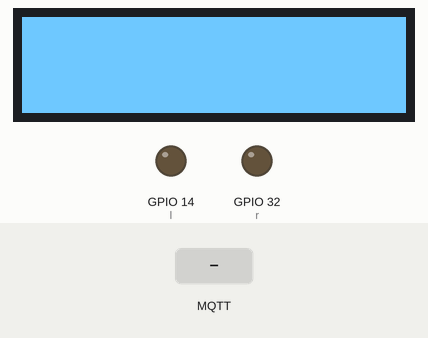
A sketch run on a simulated ESP32. Shown: 128×32 one-colour display, output pins drawn as LEDs (lit = HIGH). The test bench sets the inputs (shaded band). WiFi joins after 1.5 s; servers stay silent unless stated; no MQTT or app messages arrive unless stated; what the sketch prints to the serial monitor is not drawn.

Above: at 2.8 s.
2.9 s: MQTT message "m0" arrives on the first subscribed topic
At 3.5 s:
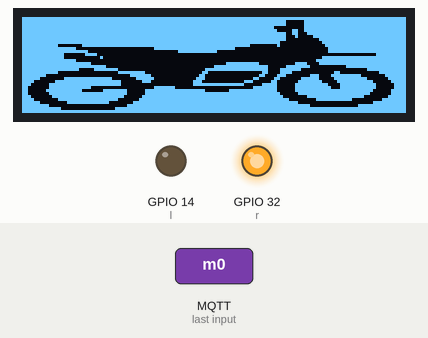
4.4 s: MQTT message "c1" arrives on the first subscribed topic
At 4.7 s:
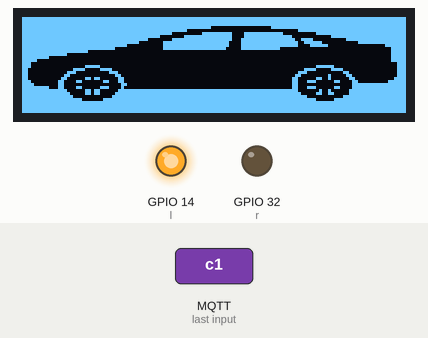
5.9 s: MQTT message "p0" arrives on the first subscribed topic
At 7.0 s:
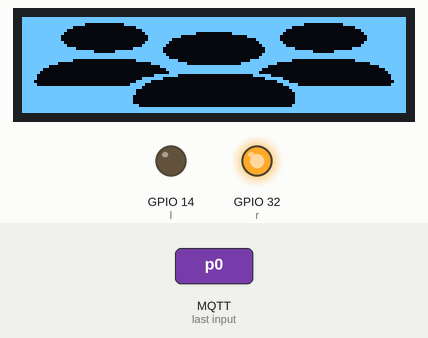
7.4 s: MQTT message "d0" arrives on the first subscribed topic
At 8.2 s:
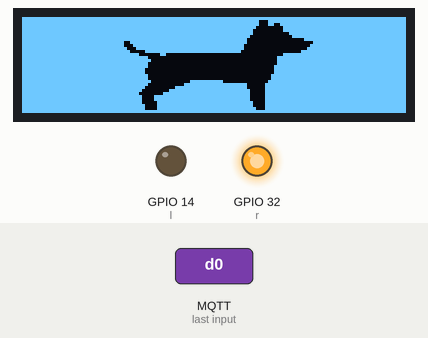
8.9 s: MQTT message "1" arrives on the first subscribed topic
At 9.3 s:
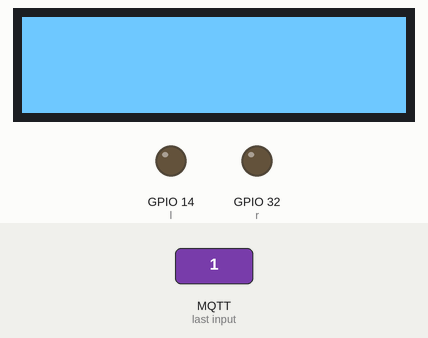
10.4 s: MQTT message "m1" arrives on the first subscribed topic
At 11.7 s:
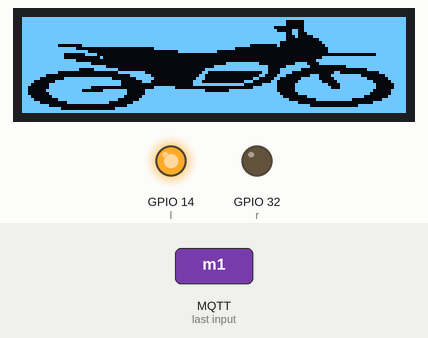
Timing chart, 0 to 12.9 s (numbered marks = the images above; inputs shaded):
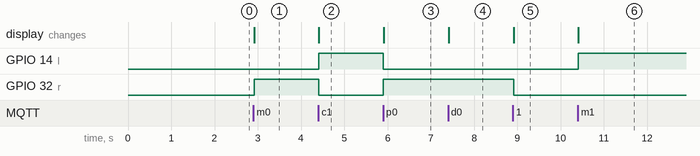

Measured:
- after the input at 2.9 s, GPIO 32 (r): LOW → HIGH at once; the display: first differs from a run without the input at once (image 1)
- after the input at 4.4 s, GPIO 14 (l): LOW → HIGH at once; GPIO 32 (r): HIGH → LOW at once; the display: changes at once (image 2)
- after the input at 5.9 s, GPIO 14 (l): HIGH → LOW at once; GPIO 32 (r): LOW → HIGH at once; the display: changes at once (image 3)
- after the input at 7.4 s, the display: changes at once (image 4)
- after the input at 8.9 s, GPIO 32 (r): HIGH → LOW at once; the display: first differs from a run without the input at once (image 5)
- after the input at 10.4 s, GPIO 14 (l): LOW → HIGH at once; the display: changes at once (image 6)

The sketch:

DisplayMQTT.ino
```cpp
// Libraries

#include <WiFi.h>
#include <PubSubClient.h>
#include <SPI.h>
#include <Wire.h>
#include <Adafruit_GFX.h>
#include <Adafruit_SSD1306.h>

// Constant Definitions

#define SCREEN_WIDTH 128 // OLED display width, in pixels
#define SCREEN_HEIGHT 32 // OLED display height, in pixels
#define r 32             // Right LED
#define l 14             // Left LED

// Declaration for an SSD1306 display connected to I2C (SDA, SCL pins)
#define OLED_RESET    -1  // Reset pin # (or -1 if sharing Arduino reset pin)
#define LOGO_HEIGHT   32  // LOGO height, in pixels
#define LOGO_WIDTH    128 // LOGO width, in pixels

// WiFi Credentials
const char* ssid = "YOURSSID";
const char* password = "YOURPASSWORD";
// MQTT Credentials
const char* mqttServer = "192.168.xxx.xxx"; // MQTT IP ADDRESS
const int mqttPort = 1883; //Your port number

// Vars

char payload[512];

// Symbols

// White Screen
const unsigned char w [] PROGMEM = {
  0xff, 0xff, 0xff, 0xff, 0xff, 0xff, 0xff, 0xff, 0xff, 0xff, 0xff, 0xff, 0xff, 0xff, 0xff, 0xff,
  0xff, 0xff, 0xff, 0xff, 0xff, 0xff, 0xff, 0xff, 0xff, 0xff, 0xff, 0xff, 0xff, 0xff, 0xff, 0xff,
  0xff, 0xff, 0xff, 0xff, 0xff, 0xff, 0xff, 0xff, 0xff, 0xff, 0xff, 0xff, 0xff, 0xff, 0xff, 0xff,
  0xff, 0xff, 0xff, 0xff, 0xff, 0xff, 0xff, 0xff, 0xff, 0xff, 0xff, 0xff, 0xff, 0xff, 0xff, 0xff,
  0xff, 0xff, 0xff, 0xff, 0xff, 0xff, 0xff, 0xff, 0xff, 0xff, 0xff, 0xff, 0xff, 0xff, 0xff, 0xff,
  0xff, 0xff, 0xff, 0xff, 0xff, 0xff, 0xff, 0xff, 0xff, 0xff, 0xff, 0xff, 0xff, 0xff, 0xff, 0xff,
  0xff, 0xff, 0xff, 0xff, 0xff, 0xff, 0xff, 0xff, 0xff, 0xff, 0xff, 0xff, 0xff, 0xff, 0xff, 0xff,
  0xff, 0xff, 0xff, 0xff, 0xff, 0xff, 0xff, 0xff, 0xff, 0xff, 0xff, 0xff, 0xff, 0xff, 0xff, 0xff,
  0xff, 0xff, 0xff, 0xff, 0xff, 0xff, 0xff, 0xff, 0xff, 0xff, 0xff, 0xff, 0xff, 0xff, 0xff, 0xff,
  0xff, 0xff, 0xff, 0xff, 0xff, 0xff, 0xff, 0xff, 0xff, 0xff, 0xff, 0xff, 0xff, 0xff, 0xff, 0xff,
  0xff, 0xff, 0xff, 0xff, 0xff, 0xff, 0xff, 0xff, 0xff, 0xff, 0xff, 0xff, 0xff, 0xff, 0xff, 0xff,
  0xff, 0xff, 0xff, 0xff, 0xff, 0xff, 0xff, 0xff, 0xff, 0xff, 0xff, 0xff, 0xff, 0xff, 0xff, 0xff,
  0xff, 0xff, 0xff, 0xff, 0xff, 0xff, 0xff, 0xff, 0xff, 0xff, 0xff, 0xff, 0xff, 0xff, 0xff, 0xff,
  0xff, 0xff, 0xff, 0xff, 0xff, 0xff, 0xff, 0xff, 0xff, 0xff, 0xff, 0xff, 0xff, 0xff, 0xff, 0xff,
  0xff, 0xff, 0xff, 0xff, 0xff, 0xff, 0xff, 0xff, 0xff, 0xff, 0xff, 0xff, 0xff, 0xff, 0xff, 0xff,
  0xff, 0xff, 0xff, 0xff, 0xff, 0xff, 0xff, 0xff, 0xff, 0xff, 0xff, 0xff, 0xff, 0xff, 0xff, 0xff,
  0xff, 0xff, 0xff, 0xff, 0xff, 0xff, 0xff, 0xff, 0xff, 0xff, 0xff, 0xff, 0xff, 0xff, 0xff, 0xff,
  0xff, 0xff, 0xff, 0xff, 0xff, 0xff, 0xff, 0xff, 0xff, 0xff, 0xff, 0xff, 0xff, 0xff, 0xff, 0xff,
  0xff, 0xff, 0xff, 0xff, 0xff, 0xff, 0xff, 0xff, 0xff, 0xff, 0xff, 0xff, 0xff, 0xff, 0xff, 0xff,
  0xff, 0xff, 0xff, 0xff, 0xff, 0xff, 0xff, 0xff, 0xff, 0xff, 0xff, 0xff, 0xff, 0xff, 0xff, 0xff,
  0xff, 0xff, 0xff, 0xff, 0xff, 0xff, 0xff, 0xff, 0xff, 0xff, 0xff, 0xff, 0xff, 0xff, 0xff, 0xff,
  0xff, 0xff, 0xff, 0xff, 0xff, 0xff, 0xff, 0xff, 0xff, 0xff, 0xff, 0xff, 0xff, 0xff, 0xff, 0xff,
  0xff, 0xff, 0xff, 0xff, 0xff, 0xff, 0xff, 0xff, 0xff, 0xff, 0xff, 0xff, 0xff, 0xff, 0xff, 0xff,
  0xff, 0xff, 0xff, 0xff, 0xff, 0xff, 0xff, 0xff, 0xff, 0xff, 0xff, 0xff, 0xff, 0xff, 0xff, 0xff,
  0xff, 0xff, 0xff, 0xff, 0xff, 0xff, 0xff, 0xff, 0xff, 0xff, 0xff, 0xff, 0xff, 0xff, 0xff, 0xff,
  0xff, 0xff, 0xff, 0xff, 0xff, 0xff, 0xff, 0xff, 0xff, 0xff, 0xff, 0xff, 0xff, 0xff, 0xff, 0xff,
  0xff, 0xff, 0xff, 0xff, 0xff, 0xff, 0xff, 0xff, 0xff, 0xff, 0xff, 0xff, 0xff, 0xff, 0xff, 0xff,
  0xff, 0xff, 0xff, 0xff, 0xff, 0xff, 0xff, 0xff, 0xff, 0xff, 0xff, 0xff, 0xff, 0xff, 0xff, 0xff,
  0xff, 0xff, 0xff, 0xff, 0xff, 0xff, 0xff, 0xff, 0xff, 0xff, 0xff, 0xff, 0xff, 0xff, 0xff, 0xff,
  0xff, 0xff, 0xff, 0xff, 0xff, 0xff, 0xff, 0xff, 0xff, 0xff, 0xff, 0xff, 0xff, 0xff, 0xff, 0xff,
  0xff, 0xff, 0xff, 0xff, 0xff, 0xff, 0xff, 0xff, 0xff, 0xff, 0xff, 0xff, 0xff, 0xff, 0xff, 0xff,
  0xff, 0xff, 0xff, 0xff, 0xff, 0xff, 0xff, 0xff, 0xff, 0xff, 0xff, 0xff, 0xff, 0xff, 0xff, 0xff
};

// Car Symbol
const unsigned char car [] PROGMEM = {
  0xff, 0xff, 0xff, 0xff, 0xff, 0xff, 0xff, 0xff, 0xff, 0xff, 0xff, 0xff, 0xff, 0xff, 0xff, 0xff,
  0xff, 0xff, 0xff, 0xff, 0xff, 0xff, 0xff, 0xff, 0xff, 0xff, 0xff, 0xff, 0xff, 0xff, 0xff, 0xff,
  0xff, 0xff, 0xff, 0xff, 0xff, 0xff, 0xff, 0xff, 0xff, 0xff, 0xff, 0xff, 0xff, 0xff, 0xff, 0xff,
  0xff, 0xff, 0xff, 0xff, 0xff, 0xff, 0xff, 0xfe, 0x00, 0x00, 0x1f, 0xff, 0xff, 0xff, 0xff, 0xff,
  0xff, 0xff, 0xff, 0xff, 0xff, 0xff, 0xfe, 0x00, 0x00, 0x00, 0x00, 0x0f, 0xff, 0xff, 0xff, 0xff,
  0xff, 0xff, 0xff, 0xff, 0xff, 0xff, 0xc0, 0x0f, 0xfc, 0x3f, 0xfe, 0x00, 0x3f, 0xff, 0xff, 0xff,
  0xff, 0xff, 0xff, 0xff, 0xff, 0xfc, 0x03, 0xff, 0xfc, 0x3f, 0xff, 0xc0, 0x01, 0xff, 0xff, 0xff,
  0xff, 0xff, 0xff, 0xff, 0xff, 0xc0, 0x3f, 0xff, 0xfc, 0x7f, 0xff, 0xe7, 0x80, 0x0f, 0xff, 0xff,
  0xff, 0xff, 0xff, 0xff, 0xfe, 0x01, 0xff, 0xff, 0xf8, 0x7f, 0xff, 0xf3, 0xf0, 0x00, 0xff, 0xff,
  0xff, 0xff, 0xff, 0xff, 0xe0, 0x01, 0xff, 0xff, 0xf8, 0x7f, 0xff, 0xf0, 0xfc, 0x00, 0x00, 0x7f,
  0xff, 0xff, 0xff, 0xfe, 0x00, 0x01, 0xff, 0xff, 0xf0, 0x7f, 0xfc, 0x00, 0x00, 0x00, 0x00, 0x1f,
  0xff, 0xff, 0xfc, 0x00, 0x00, 0x00, 0x00, 0x00, 0x00, 0x00, 0x00, 0x00, 0x00, 0x00, 0x00, 0x1f,
  0xff, 0xfe, 0x00, 0x00, 0x00, 0x00, 0x00, 0x00, 0x00, 0x00, 0x00, 0x00, 0x00, 0x00, 0x00, 0x1f,
  0xff, 0x80, 0x00, 0x00, 0x00, 0x00, 0x00, 0x00, 0x00, 0x00, 0x00, 0x00, 0x00, 0x00, 0x00, 0x1f,
  0xf8, 0x00, 0x00, 0x00, 0x00, 0x00, 0x00, 0x00, 0x00, 0x00, 0x00, 0x00, 0x00, 0x00, 0x00, 0x1f,
  0xe0, 0x00, 0x00, 0x00, 0x00, 0x00, 0x00, 0x00, 0x00, 0x00, 0x00, 0x00, 0x00, 0x00, 0x00, 0x07,
  0xe0, 0x00, 0x07, 0xc0, 0x00, 0x00, 0x00, 0x00, 0x00, 0x00, 0x00, 0x00, 0x3f, 0x00, 0x00, 0x07,
  0xc0, 0x00, 0x78, 0x3c, 0x00, 0x00, 0x00, 0x00, 0x00, 0x00, 0x00, 0x03, 0xc1, 0xe0, 0x00, 0x07,
  0xc0, 0x01, 0xc0, 0x07, 0x00, 0x00, 0x00, 0x00, 0x00, 0x00, 0x00, 0x0e, 0x00, 0x18, 0x00, 0x07,
  0xc0, 0x03, 0x00, 0x01, 0x80, 0x00, 0x00, 0x00, 0x00, 0x00, 0x00, 0x18, 0x02, 0x0c, 0x00, 0x07,
  0xc0, 0x06, 0x06, 0xc0, 0xc0, 0x00, 0x00, 0x00, 0x00, 0x00, 0x00, 0x30, 0x32, 0x06, 0x00, 0x0f,
  0xe0, 0x0c, 0x30, 0x18, 0xc0, 0x00, 0x00, 0x00, 0x00, 0x00, 0x00, 0x31, 0xc0, 0xc3, 0x00, 0x3f,
  0xf0, 0x0c, 0x00, 0x00, 0x60, 0x00, 0x00, 0x00, 0x00, 0x00, 0x00, 0x30, 0x00, 0x03, 0xff, 0xff,
  0xff, 0x8c, 0x30, 0x38, 0x40, 0x00, 0x00, 0x00, 0x00, 0x00, 0x00, 0x31, 0xc0, 0xc3, 0xff, 0xff,
  0xff, 0xfe, 0x06, 0xc0, 0xff, 0xff, 0xff, 0xff, 0xff, 0xff, 0xff, 0xf0, 0x12, 0x07, 0xff, 0xff,
  0xff, 0xff, 0x06, 0xc1, 0xff, 0xff, 0xff, 0xff, 0xff, 0xff, 0xff, 0xf8, 0x33, 0x07, 0xff, 0xff,
  0xff, 0xff, 0x80, 0x03, 0xff, 0xff, 0xff, 0xff, 0xff, 0xff, 0xff, 0xfe, 0x00, 0x1f, 0xff, 0xff,
  0xff, 0xff, 0xf0, 0x1f, 0xff, 0xff, 0xff, 0xff, 0xff, 0xff, 0xff, 0xff, 0xc0, 0xff, 0xff, 0xff,
  0xff, 0xff, 0xff, 0xff, 0xff, 0xff, 0xff, 0xff, 0xff, 0xff, 0xff, 0xff, 0xff, 0xff, 0xff, 0xff,
  0xff, 0xff, 0xff, 0xff, 0xff, 0xff, 0xff, 0xff, 0xff, 0xff, 0xff, 0xff, 0xff, 0xff, 0xff, 0xff,
  0xff, 0xff, 0xff, 0xff, 0xff, 0xff, 0xff, 0xff, 0xff, 0xff, 0xff, 0xff, 0xff, 0xff, 0xff, 0xff,
  0xff, 0xff, 0xff, 0xff, 0xff, 0xff, 0xff, 0xff, 0xff, 0xff, 0xff, 0xff, 0xff, 0xff, 0xff, 0xff
};

// Dog Symbol
const unsigned char dog [] PROGMEM = {
  0xff, 0xff, 0xff, 0xff, 0xff, 0xff, 0xff, 0xff, 0xff, 0xff, 0xff, 0xff, 0xff, 0xff, 0xff, 0xff,
  0xff, 0xff, 0xff, 0xff, 0xff, 0xff, 0xff, 0xff, 0xff, 0xfe, 0x3f, 0xff, 0xff, 0xff, 0xff, 0xff,
  0xff, 0xff, 0xff, 0xff, 0xff, 0xff, 0xff, 0xff, 0xff, 0xfe, 0x33, 0xff, 0xff, 0xff, 0xff, 0xff,
  0xff, 0xff, 0xff, 0xff, 0xff, 0xff, 0xff, 0xff, 0xff, 0xfc, 0x01, 0xff, 0xff, 0xff, 0xff, 0xff,
  0xff, 0xff, 0xff, 0xff, 0xff, 0xff, 0xff, 0xff, 0xff, 0xf8, 0x01, 0xff, 0xff, 0xff, 0xff, 0xff,
  0xff, 0xff, 0xff, 0xff, 0xff, 0xff, 0xff, 0xff, 0xff, 0xf8, 0x00, 0x7f, 0xff, 0xff, 0xff, 0xff,
  0xff, 0xff, 0xff, 0xff, 0xff, 0xff, 0xff, 0xff, 0xff, 0xf0, 0x00, 0x3f, 0xff, 0xff, 0xff, 0xff,
  0xff, 0xff, 0xff, 0xff, 0xff, 0xff, 0xff, 0xff, 0xff, 0xe0, 0x00, 0x03, 0xff, 0xff, 0xff, 0xff,
  0xff, 0xff, 0xff, 0xff, 0xcf, 0xff, 0xff, 0xff, 0xff, 0xe0, 0x00, 0x00, 0x7f, 0xff, 0xff, 0xff,
  0xff, 0xff, 0xff, 0xff, 0xc7, 0xff, 0xff, 0xff, 0xff, 0xc0, 0x00, 0x00, 0xff, 0xff, 0xff, 0xff,
  0xff, 0xff, 0xff, 0xff, 0xe3, 0xff, 0xff, 0xff, 0xff, 0xc0, 0x00, 0x01, 0xff, 0xff, 0xff, 0xff,
  0xff, 0xff, 0xff, 0xff, 0xf0, 0x7f, 0xff, 0xff, 0xff, 0x80, 0x00, 0x07, 0xff, 0xff, 0xff, 0xff,
  0xff, 0xff, 0xff, 0xff, 0xfe, 0x03, 0x00, 0x00, 0x00, 0x00, 0x01, 0xff, 0xff, 0xff, 0xff, 0xff,
  0xff, 0xff, 0xff, 0xff, 0xff, 0xc0, 0x00, 0x00, 0x00, 0x00, 0x07, 0xff, 0xff, 0xff, 0xff, 0xff,
  0xff, 0xff, 0xff, 0xff, 0xff, 0xe0, 0x00, 0x00, 0x00, 0x00, 0x07, 0xff, 0xff, 0xff, 0xff, 0xff,
  0xff, 0xff, 0xff, 0xff, 0xff, 0xc0, 0x00, 0x00, 0x00, 0x00, 0x07, 0xff, 0xff, 0xff, 0xff, 0xff,
  0xff, 0xff, 0xff, 0xff, 0xff, 0xc0, 0x00, 0x00, 0x00, 0x00, 0x0f, 0xff, 0xff, 0xff, 0xff, 0xff,
  0xff, 0xff, 0xff, 0xff, 0xff, 0x80, 0x00, 0x00, 0x00, 0x00, 0x0f, 0xff, 0xff, 0xff, 0xff, 0xff,
  0xff, 0xff, 0xff, 0xff, 0xff, 0x80, 0x00, 0x00, 0x00, 0x00, 0x0f, 0xff, 0xff, 0xff, 0xff, 0xff,
  0xff, 0xff, 0xff, 0xff, 0xff, 0xc0, 0x00, 0x00, 0x00, 0x00, 0x1f, 0xff, 0xff, 0xff, 0xff, 0xff,
  0xff, 0xff, 0xff, 0xff, 0xff, 0xc0, 0x00, 0x00, 0x00, 0x00, 0x1f, 0xff, 0xff, 0xff, 0xff, 0xff,
  0xff, 0xff, 0xff, 0xff, 0xff, 0xe0, 0x00, 0xff, 0xe0, 0x00, 0x3f, 0xff, 0xff, 0xff, 0xff, 0xff,
  0xff, 0xff, 0xff, 0xff, 0xff, 0xc0, 0x03, 0xff, 0xff, 0xe0, 0x7f, 0xff, 0xff, 0xff, 0xff, 0xff,
  0xff, 0xff, 0xff, 0xff, 0xff, 0x80, 0x1f, 0xff, 0xff, 0xe0, 0x7f, 0xff, 0xff, 0xff, 0xff, 0xff,
  0xff, 0xff, 0xff, 0xff, 0xff, 0x00, 0x7f, 0xff, 0xff, 0xf0, 0x7f, 0xff, 0xff, 0xff, 0xff, 0xff,
  0xff, 0xff, 0xff, 0xff, 0xfe, 0x01, 0xff, 0xff, 0xff, 0xf0, 0x7f, 0xff, 0xff, 0xff, 0xff, 0xff,
  0xff, 0xff, 0xff, 0xff, 0xff, 0x0f, 0xff, 0xff, 0xff, 0xf0, 0x7f, 0xff, 0xff, 0xff, 0xff, 0xff,
  0xff, 0xff, 0xff, 0xff, 0xff, 0x0f, 0xff, 0xff, 0xff, 0xf0, 0x7f, 0xff, 0xff, 0xff, 0xff, 0xff,
  0xff, 0xff, 0xff, 0xff, 0xff, 0x07, 0xff, 0xff, 0xff, 0xf8, 0x7f, 0xff, 0xff, 0xff, 0xff, 0xff,
  0xff, 0xff, 0xff, 0xff, 0xff, 0x87, 0xff, 0xff, 0xff, 0xf8, 0x7f, 0xff, 0xff, 0xff, 0xff, 0xff,
  0xff, 0xff, 0xff, 0xff, 0xff, 0x87, 0xff, 0xff, 0xff, 0xfc, 0x7f, 0xff, 0xff, 0xff, 0xff, 0xff,
  0xff, 0xff, 0xff, 0xff, 0xff, 0xff, 0xff, 0xff, 0xff, 0xff, 0xff, 0xff, 0xff, 0xff, 0xff, 0xff
};

// Motorcycle Symbol
const unsigned char moto [] PROGMEM = {
  0xff, 0xff, 0xff, 0xff, 0xff, 0xff, 0xff, 0xff, 0xff, 0xff, 0xff, 0xff, 0xff, 0xff, 0xff, 0xff,
  0xff, 0xff, 0xff, 0xff, 0xff, 0xff, 0xff, 0xff, 0xff, 0xff, 0xff, 0x03, 0xff, 0xff, 0xff, 0xff,
  0xff, 0xff, 0xff, 0xff, 0xff, 0xff, 0xff, 0xff, 0xff, 0xff, 0xff, 0x03, 0xff, 0xff, 0xff, 0xff,
  0xff, 0xff, 0xff, 0xff, 0xff, 0xff, 0xff, 0xff, 0xff, 0xff, 0xf0, 0x03, 0xff, 0xff, 0xff, 0xff,
  0xff, 0xff, 0xff, 0xff, 0xff, 0xff, 0xff, 0xff, 0xff, 0xff, 0xf8, 0x33, 0xff, 0xff, 0xff, 0xff,
  0xff, 0xff, 0xff, 0xff, 0xff, 0xff, 0xff, 0xff, 0xff, 0xff, 0xff, 0x31, 0xff, 0xff, 0xff, 0xff,
  0xff, 0xff, 0xff, 0xff, 0xff, 0xff, 0xff, 0xff, 0xff, 0xff, 0xff, 0x10, 0x7f, 0xff, 0xff, 0xff,
  0xff, 0xff, 0xff, 0xff, 0xff, 0xff, 0xff, 0xff, 0xff, 0xff, 0xff, 0x00, 0x1f, 0xff, 0xff, 0xff,
  0xff, 0xff, 0xff, 0xff, 0xff, 0xff, 0xff, 0xff, 0xff, 0xff, 0xfc, 0x00, 0x0f, 0xff, 0xff, 0xff,
  0xff, 0xf0, 0x0f, 0xff, 0xff, 0xff, 0xff, 0xff, 0xff, 0xf0, 0x04, 0x00, 0x07, 0xff, 0xff, 0xff,
  0xff, 0xff, 0xc0, 0x00, 0x00, 0x0f, 0xff, 0xff, 0xfe, 0x00, 0x00, 0x00, 0x03, 0xff, 0xff, 0xff,
  0xff, 0xff, 0xfc, 0x00, 0x00, 0x00, 0x0f, 0xff, 0x80, 0x00, 0x00, 0x00, 0x03, 0xff, 0xff, 0xff,
  0xff, 0xfc, 0x07, 0x80, 0x00, 0x00, 0x00, 0x00, 0x00, 0x00, 0x00, 0x00, 0x00, 0x00, 0x03, 0xff,
  0xff, 0xfc, 0x00, 0x20, 0x00, 0x00, 0x00, 0x00, 0x00, 0x00, 0x00, 0x00, 0x0f, 0xff, 0xff, 0xff,
  0xff, 0xff, 0xc0, 0x00, 0x00, 0x00, 0x00, 0x00, 0x00, 0x00, 0x00, 0x00, 0x3f, 0xff, 0xff, 0xff,
  0xff, 0xff, 0xfe, 0x00, 0x00, 0x00, 0x00, 0x00, 0x0f, 0xfe, 0x00, 0x1e, 0x1f, 0xff, 0xff, 0xff,
  0xff, 0xff, 0xff, 0xf0, 0x00, 0x00, 0x00, 0x00, 0xff, 0xff, 0xc0, 0xff, 0x00, 0x0f, 0xff, 0xff,
  0xff, 0xff, 0xe0, 0xff, 0x00, 0x00, 0x00, 0x07, 0xff, 0xff, 0xc3, 0xf8, 0x00, 0x00, 0x1f, 0xff,
  0xff, 0xf0, 0x00, 0x00, 0xff, 0x80, 0x00, 0x0c, 0x00, 0x00, 0xc3, 0xc0, 0x00, 0xc0, 0x01, 0xff,
  0xff, 0x00, 0x00, 0x00, 0x0f, 0xe0, 0x00, 0x18, 0x00, 0x01, 0x87, 0x00, 0xe1, 0xff, 0x80, 0x7f,
  0xfc, 0x03, 0xff, 0xfc, 0x03, 0xf0, 0x00, 0x38, 0x00, 0x06, 0x0c, 0x07, 0xe0, 0xff, 0xe0, 0x3f,
  0xf0, 0x1f, 0xff, 0xff, 0x80, 0xe0, 0x00, 0x70, 0x00, 0x38, 0x18, 0x0f, 0xf0, 0x7f, 0xf8, 0x1f,
  0xe0, 0x7f, 0xff, 0xff, 0x80, 0x00, 0x00, 0x7f, 0xff, 0xc0, 0xf8, 0x1f, 0xfc, 0x3f, 0xfc, 0x0f,
  0xc0, 0x7f, 0xfe, 0x00, 0x00, 0x0f, 0xe0, 0x00, 0x00, 0x07, 0xf8, 0x1f, 0xfe, 0x3f, 0xfc, 0x0f,
  0xc0, 0xff, 0xf0, 0x1f, 0xe0, 0x7f, 0xff, 0xf8, 0x07, 0xff, 0xf8, 0x1f, 0xff, 0xff, 0xf8, 0x1f,
  0xc0, 0x7f, 0xff, 0xff, 0xe0, 0x7f, 0xff, 0xff, 0xff, 0xff, 0xfc, 0x0f, 0xff, 0xff, 0xf0, 0x1f,
  0xe0, 0x3f, 0xff, 0xff, 0xc0, 0xff, 0xff, 0xff, 0xff, 0xff, 0xfe, 0x01, 0xff, 0xff, 0xc0, 0x3f,
  0xf0, 0x0f, 0xff, 0xff, 0x01, 0xff, 0xff, 0xff, 0xff, 0xff, 0xff, 0x80, 0x3f, 0xfc, 0x00, 0xff,
  0xfc, 0x01, 0xff, 0xf8, 0x07, 0xff, 0xff, 0xff, 0xff, 0xff, 0xff, 0xf0, 0x00, 0x00, 0x07, 0xff,
  0xff, 0x80, 0x00, 0x00, 0x1f, 0xff, 0xff, 0xff, 0xff, 0xff, 0xff, 0xff, 0x00, 0x00, 0xff, 0xff,
  0xff, 0xf8, 0x00, 0x01, 0xff, 0xff, 0xff, 0xff, 0xff, 0xff, 0xff, 0xff, 0xff, 0xff, 0xff, 0xff,
  0xff, 0xff, 0xff, 0xff, 0xff, 0xff, 0xff, 0xff, 0xff, 0xff, 0xff, 0xff, 0xff, 0xff, 0xff, 0xff
};

// People Symbol
const unsigned char peo [] PROGMEM = {
  0xff, 0xff, 0xff, 0xff, 0xff, 0xff, 0xff, 0xff, 0xff, 0xff, 0xff, 0xff, 0xff, 0xff, 0xff, 0xff,
  0xff, 0xff, 0xff, 0xff, 0xff, 0xff, 0xff, 0xff, 0xff, 0xff, 0xff, 0xff, 0xff, 0xff, 0xff, 0xff,
  0xff, 0xff, 0xf8, 0x00, 0x3f, 0xff, 0xff, 0xff, 0xff, 0xff, 0xff, 0xfc, 0x00, 0x1f, 0xff, 0xff,
  0xff, 0xff, 0x80, 0x00, 0x03, 0xff, 0xff, 0xff, 0xff, 0xff, 0xff, 0xc0, 0x00, 0x01, 0xff, 0xff,
  0xff, 0xfe, 0x00, 0x00, 0x00, 0xff, 0xff, 0xff, 0xff, 0xff, 0xff, 0x00, 0x00, 0x00, 0x7f, 0xff,
  0xff, 0xfc, 0x00, 0x00, 0x00, 0x7f, 0xff, 0xc0, 0x03, 0xff, 0xfe, 0x00, 0x00, 0x00, 0x3f, 0xff,
  0xff, 0xf8, 0x00, 0x00, 0x00, 0x3f, 0xf8, 0x00, 0x00, 0x1f, 0xfc, 0x00, 0x00, 0x00, 0x1f, 0xff,
  0xff, 0xf8, 0x00, 0x00, 0x00, 0x3f, 0xc0, 0x00, 0x00, 0x03, 0xfc, 0x00, 0x00, 0x00, 0x1f, 0xff,
  0xff, 0xfc, 0x00, 0x00, 0x00, 0x7f, 0x80, 0x00, 0x00, 0x01, 0xfe, 0x00, 0x00, 0x00, 0x3f, 0xff,
  0xff, 0xfe, 0x00, 0x00, 0x00, 0xff, 0x00, 0x00, 0x00, 0x00, 0xff, 0x00, 0x00, 0x00, 0x7f, 0xff,
  0xff, 0xff, 0xc0, 0x00, 0x07, 0xfe, 0x00, 0x00, 0x00, 0x00, 0x7f, 0xe0, 0x00, 0x03, 0xff, 0xff,
  0xff, 0xff, 0xff, 0x01, 0xff, 0xfe, 0x00, 0x00, 0x00, 0x00, 0x7f, 0xff, 0x80, 0xff, 0xff, 0xff,
  0xff, 0xff, 0xff, 0xff, 0xff, 0xff, 0x00, 0x00, 0x00, 0x00, 0xff, 0xff, 0xff, 0xff, 0xff, 0xff,
  0xff, 0xff, 0xff, 0xff, 0xff, 0xff, 0x80, 0x00, 0x00, 0x01, 0xff, 0xff, 0xff, 0xff, 0xff, 0xff,
  0xff, 0xff, 0x80, 0x00, 0x03, 0xff, 0xf0, 0x00, 0x00, 0x0f, 0xff, 0xc0, 0x00, 0x01, 0xff, 0xff,
  0xff, 0xf0, 0x00, 0x00, 0x00, 0x1f, 0xfe, 0x00, 0x00, 0x7f, 0xf8, 0x00, 0x00, 0x00, 0x0f, 0xff,
  0xff, 0x80, 0x00, 0x00, 0x00, 0x03, 0xff, 0xff, 0xff, 0xff, 0xc0, 0x00, 0x00, 0x00, 0x01, 0xff,
  0xfe, 0x00, 0x00, 0x00, 0x00, 0x00, 0xff, 0xff, 0xff, 0xff, 0x00, 0x00, 0x00, 0x00, 0x00, 0x7f,
  0xfc, 0x00, 0x00, 0x00, 0x00, 0x00, 0x7f, 0xff, 0xff, 0xfe, 0x00, 0x00, 0x00, 0x00, 0x00, 0x3f,
  0xf8, 0x00, 0x00, 0x00, 0x00, 0x0f, 0xf0, 0x00, 0x00, 0x07, 0xe0, 0x00, 0x00, 0x00, 0x00, 0x1f,
  0xf8, 0x00, 0x00, 0x00, 0x00, 0xfe, 0x00, 0x00, 0x00, 0x00, 0x7e, 0x00, 0x00, 0x00, 0x00, 0x1f,
  0xf0, 0x00, 0x00, 0x00, 0x03, 0xe0, 0x00, 0x00, 0x00, 0x00, 0x07, 0x80, 0x00, 0x00, 0x00, 0x0f,
  0xf8, 0x00, 0x00, 0x00, 0x0f, 0x80, 0x00, 0x00, 0x00, 0x00, 0x01, 0xf0, 0x00, 0x00, 0x00, 0x1f,
  0xff, 0xff, 0xff, 0xff, 0xff, 0x00, 0x00, 0x00, 0x00, 0x00, 0x00, 0x7f, 0xff, 0xff, 0xff, 0xff,
  0xff, 0xff, 0xff, 0xff, 0xfc, 0x00, 0x00, 0x00, 0x00, 0x00, 0x00, 0x3f, 0xff, 0xff, 0xff, 0xff,
  0xff, 0xff, 0xff, 0xff, 0xfc, 0x00, 0x00, 0x00, 0x00, 0x00, 0x00, 0x1f, 0xff, 0xff, 0xff, 0xff,
  0xff, 0xff, 0xff, 0xff, 0xf8, 0x00, 0x00, 0x00, 0x00, 0x00, 0x00, 0x1f, 0xff, 0xff, 0xff, 0xff,
  0xff, 0xff, 0xff, 0xff, 0xf8, 0x00, 0x00, 0x00, 0x00, 0x00, 0x00, 0x1f, 0xff, 0xff, 0xff, 0xff,
  0xff, 0xff, 0xff, 0xff, 0xf8, 0x00, 0x00, 0x00, 0x00, 0x00, 0x00, 0x1f, 0xff, 0xff, 0xff, 0xff,
  0xff, 0xff, 0xff, 0xff, 0xfe, 0x00, 0x00, 0x00, 0x00, 0x00, 0x00, 0x3f, 0xff, 0xff, 0xff, 0xff,
  0xff, 0xff, 0xff, 0xff, 0xff, 0xff, 0xff, 0xff, 0xff, 0xff, 0xff, 0xff, 0xff, 0xff, 0xff, 0xff,
  0xff, 0xff, 0xff, 0xff, 0xff, 0xff, 0xff, 0xff, 0xff, 0xff, 0xff, 0xff, 0xff, 0xff, 0xff, 0xff
};


// Module Declaration

WiFiClient ESPClient;
PubSubClient client(ESPClient);
Adafruit_SSD1306 display(SCREEN_WIDTH, SCREEN_HEIGHT, &Wire, OLED_RESET);

// MQTT Callback

void callback(char* topic, byte* payload, unsigned int length) {
  Serial.print("Message arrived [");
  Serial.print(topic);
  Serial.print("] ");
  String inVal="";

// Save the payload in variable
  for (int i=0;i<length;i++) {
    inVal.concat((char)payload[i]);
  }


// Show symbols depends on payload
  if (inVal == "m0") {
    testdrawbitmap(moto);
  digitalWrite(r,HIGH);
  digitalWrite(l,LOW);
  }
  else if (inVal == "m1") {
    testdrawbitmap(moto);
              digitalWrite(r,LOW);
  digitalWrite(l,HIGH);
  }
  else if (inVal == "c0") {
      digitalWrite(r,HIGH);
  digitalWrite(l,LOW);
    testdrawbitmap(car);
  }
  else if (inVal == "c1") {
    testdrawbitmap(car);
              digitalWrite(r,LOW);
  digitalWrite(l,HIGH);
  }
  else if (inVal == "p0") {
      digitalWrite(r,HIGH);
  digitalWrite(l,LOW);
    testdrawbitmap(peo);
  }
  else if (inVal == "p1") {
    testdrawbitmap(peo);
              digitalWrite(r,LOW);
  digitalWrite(l,HIGH);
  }
    else if (inVal == "d0") {
        digitalWrite(r,HIGH);
  digitalWrite(l,LOW);
    testdrawbitmap(dog);
  }
    else if (inVal == "d1") {
    testdrawbitmap(dog);
          digitalWrite(r,LOW);
  digitalWrite(l,HIGH);
  }
  else
  {
    testdrawbitmap(w);
              digitalWrite(r,LOW);
  digitalWrite(l,LOW);
  }
  Serial.println(inVal);

}

// Reconnect algorithm

void reconnect() {
  // Loop until we're reconnected
  Serial.println("ESP > Connected to WiFi");
  client.setServer(mqttServer, mqttPort);
  client.setCallback(callback);

  while (!client.connected()) {
    Serial.println("ESP > Connecting to MQTT...");

    if (client.connect("ESP32Client")) {

      Serial.println("connected to CloudMQTT");

    } else {

      Serial.print("ERROR > failed with state ");
      Serial.print(client.state());
      delay(2000);

    }
  }
  client.publish("ESP32", "Reconnect OK");
  client.subscribe("inTopic");
}

char* string2char(String command){
    if(command.length()!=0){
        char *p = const_cast<char*>(command.c_str());
        return p;
    }
}

void setup() {
  // Setup Leds
  pinMode(r,OUTPUT);
  pinMode(l,OUTPUT);
  digitalWrite(r,LOW);
  digitalWrite(l,LOW);

  Serial.begin(9600);
    if(!display.begin(SSD1306_SWITCHCAPVCC, 0x3C)) { // Address 0x3C for 128x32
    Serial.println(F("SSD1306 allocation failed"));
    for(;;); // Don't proceed, loop forever
  }

  // SSD1306_SWITCHCAPVCC = generate display voltage from 3.3V internally

  testdrawbitmap(w);

  // Show initial display buffer contents on the screen --
  display.display();


// Wifi Start

  WiFi.begin(ssid, password);

  while (WiFi.status() != WL_CONNECTED) {
    delay(500);
    Serial.println("Please wait while connecting to WiFi");
  }

  Serial.println("ESP > Connected to WiFi");
  client.setServer(mqttServer, mqttPort);
  client.setCallback(callback);

  while (!client.connected()) {
    Serial.println("ESP > Connecting to MQTT...");

    if (client.connect("ESP32Client")) {

      Serial.println("connected to MQTT");

    } else {

      Serial.print("ERROR > failed with state ");
      Serial.print(client.state());
      delay(2000);

    }
  }
  client.publish("ESP32", "Start OK");
  client.subscribe("inTopic");

}

// Client Loop

void loop() {
  if (!client.connected()) {
    reconnect();
  }
  client.loop();
}


// Display in Screen
void testdrawbitmap(const unsigned char draw[]) {
  display.clearDisplay();

  display.drawBitmap(
    (display.width()  - LOGO_WIDTH ) / 2,
    (display.height() - LOGO_HEIGHT) / 2,
    draw, LOGO_WIDTH, LOGO_HEIGHT, 1);
  display.display();
}
```
